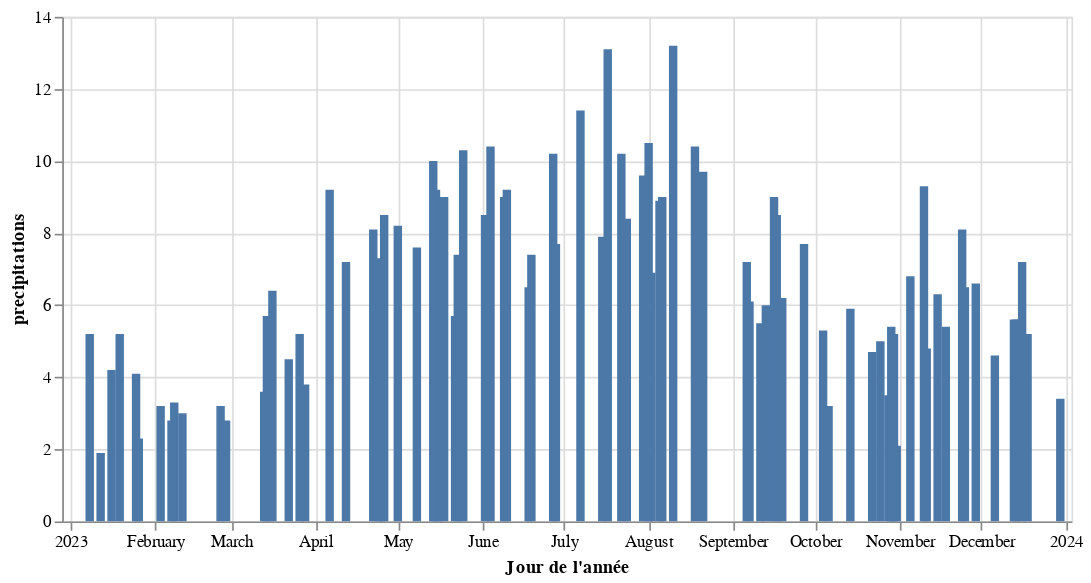

The cell this chart's notebook holds for it:
### Code cell
pluvio2 = simulation.generate_rainfall(moyenne_clermont["nb_jours"], moyenne_clermont["hauteur"])
alt.Chart(pluvio2.reset_index()).mark_bar().encode(
    x=alt.X('index:T', title="Jour de l'année"),
    y=alt.Y('rainfall:Q', title="precipitations"),
    tooltip=[alt.Tooltip("precipitations:Q")]
).properties(width=600).interactive()

### Figure 1 — Vega-Lite specification as saved in the notebook (floating-point values rounded to 4 significant figures; data arrays with more than 128 entries replaced by an {"elided": "..."} marker saying what was removed)
{"config": {"view": {"continuousWidth": 400, "continuousHeight": 300}}, "data": {"name": "data-e42bcc0a62db745830f7b1e809013696"}, "mark": "bar", "encoding": {"tooltip": [{"field": "precipitations", "type": "quantitative"}], "x": {"field": "index", "title": "Jour de l'année", "type": "temporal"}, "y": {"field": "rainfall", "title": "precipitations", "type": "quantitative"}}, "selection": {"selector008": {"type": "interval", "bind": "scales", "encodings": ["x", "y"]}}, "width": 600, "$schema": "https://vega.github.io/schema/vega-lite/v4.17.0.json", "datasets": {"data-e42bcc0a62db745830f7b1e809013696": {"elided": "365 records"}}}
